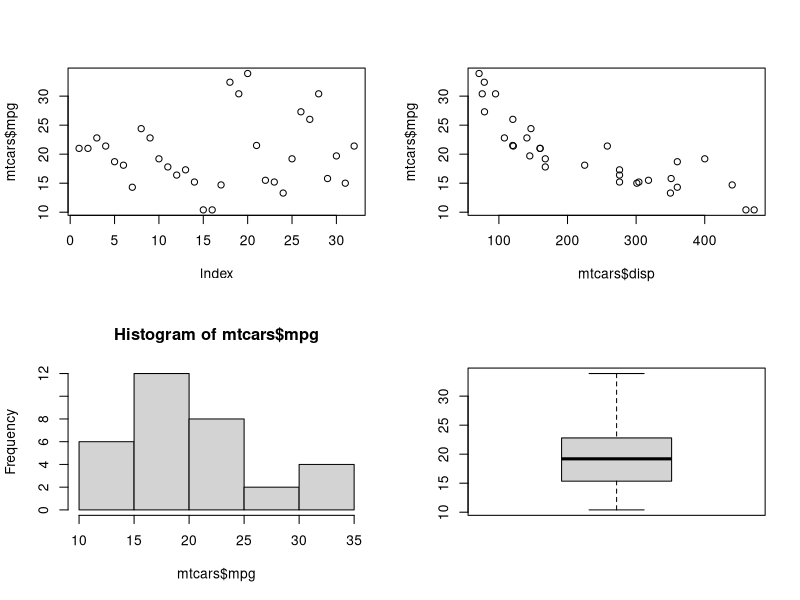
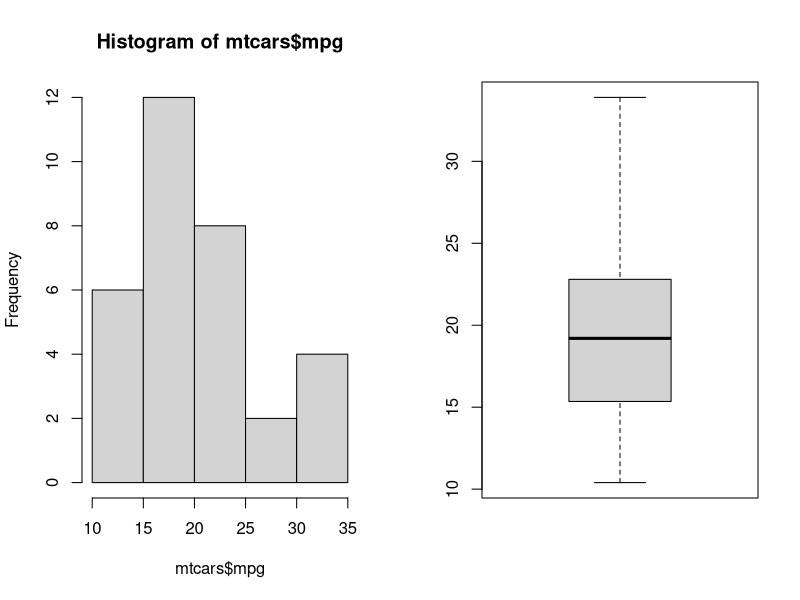
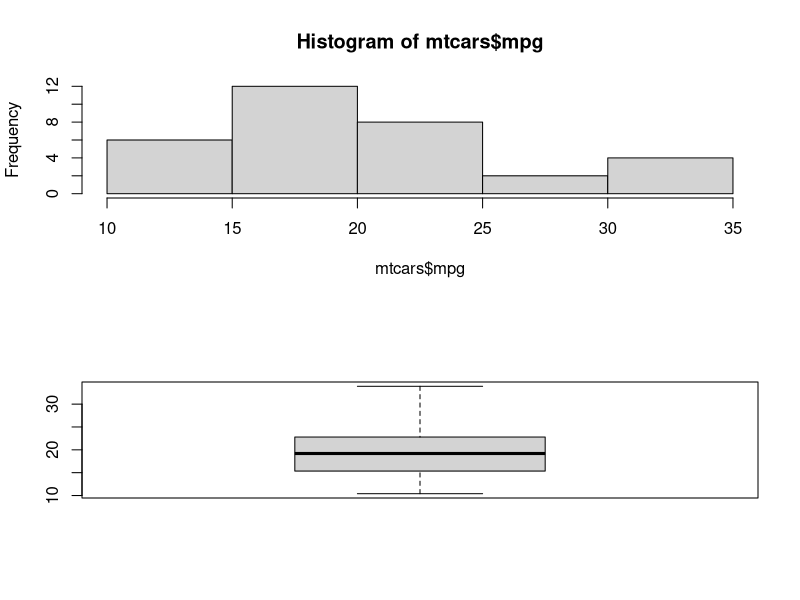
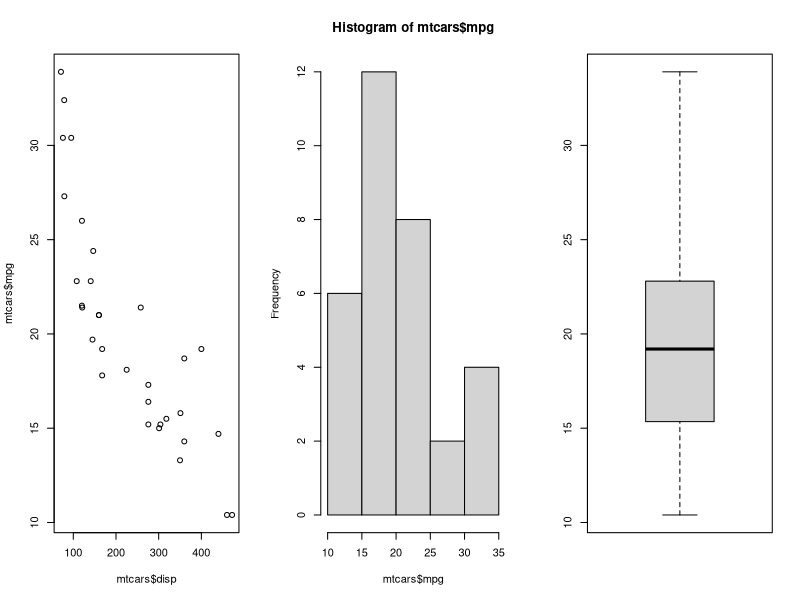
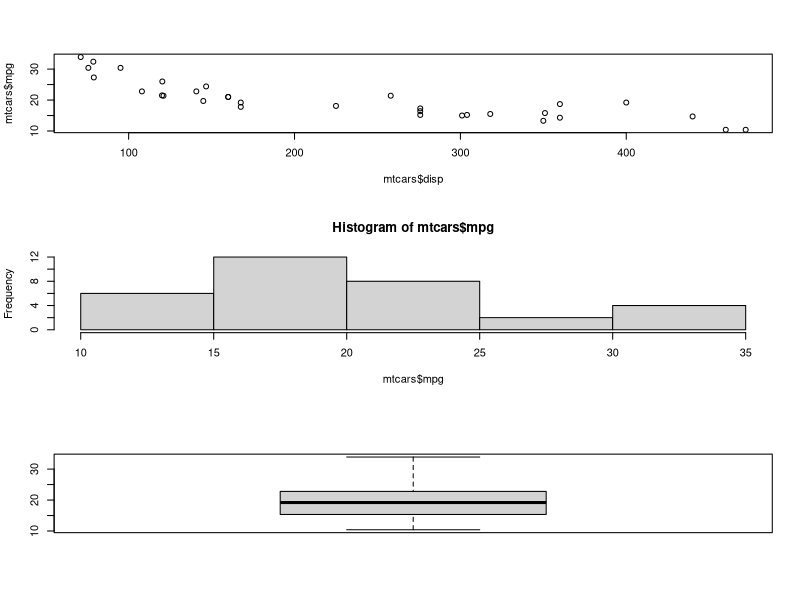
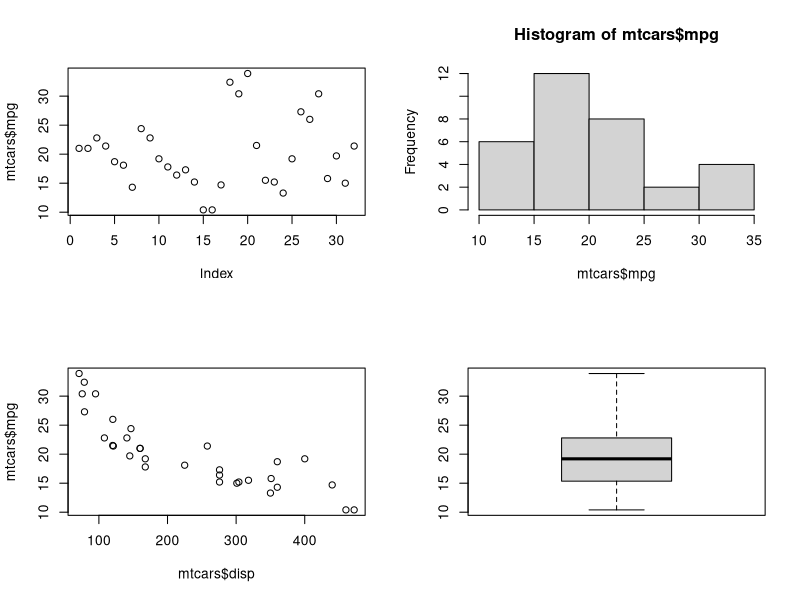
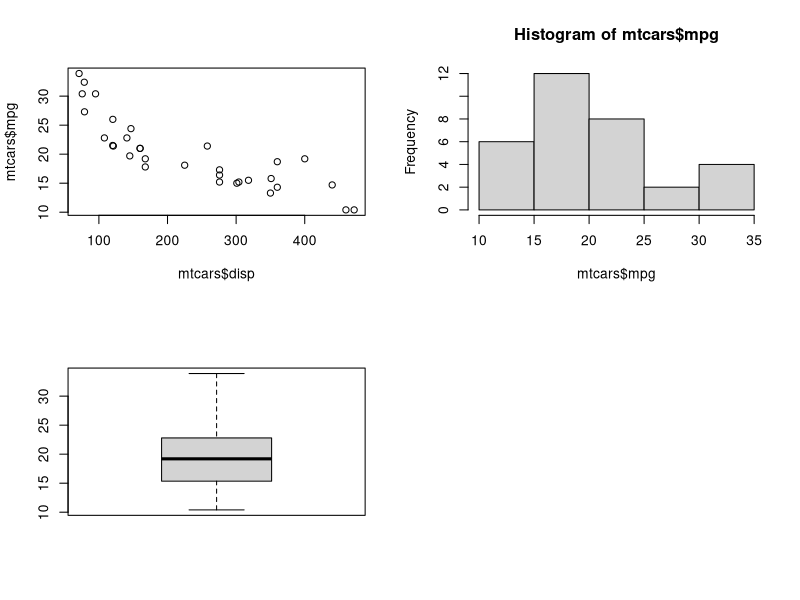
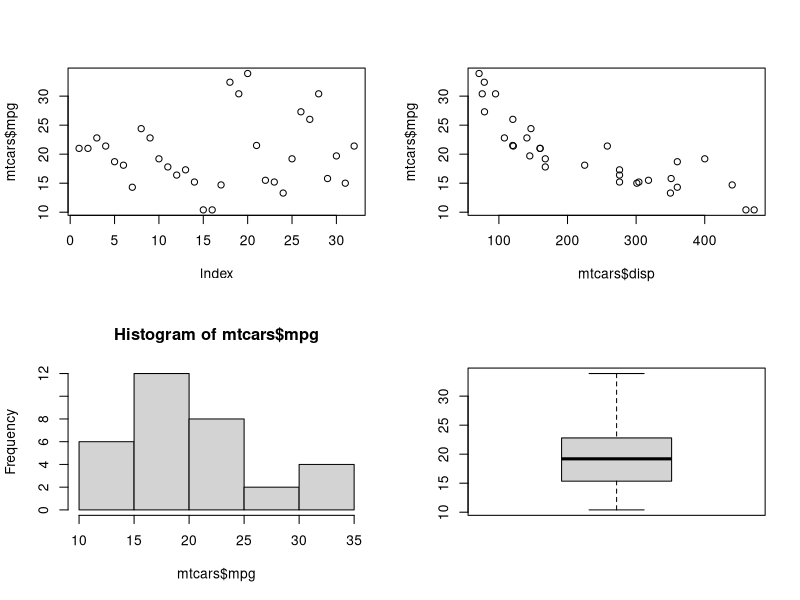

Write the R code that produced these figures, in order.
## ---- chunk 1
# store the current parameter settings in init
init <- par(no.readonly=TRUE)
 
# specify that 4 graphs to be combined and filled by rows
par(mfrow = c(2, 2))
 
# specify the graphs to be combined
plot(mtcars$mpg)
plot(mtcars$disp, mtcars$mpg)
hist(mtcars$mpg)
boxplot(mtcars$mpg)
 
# restore the setting stored in init
par(init)
## ---- chunk 2
# store the current parameter settings in init
init <- par(no.readonly=TRUE)
 
# specify that 2 graphs to be combined and filled by rows
par(mfrow = c(1, 2))
 
# specify the graphs to be combined
hist(mtcars$mpg)
boxplot(mtcars$mpg)
 
# restore the setting stored in init
par(init)
## ---- chunk 3
# store the current parameter settings in init
init <- par(no.readonly=TRUE)
 
# specify that 2 graphs to be combined and filled by rows
par(mfrow = c(2, 1))
 
# specify the graphs to be combined
hist(mtcars$mpg)
boxplot(mtcars$mpg)
 
# restore the setting stored in init
par(init)
## ---- chunk 4
# store the current parameter settings in init
init <- par(no.readonly=TRUE)
 
# specify that 3 graphs to be combined and filled by rows
par(mfrow = c(1, 3))
 
# specify the graphs to be combined
plot(mtcars$disp, mtcars$mpg)
hist(mtcars$mpg)
boxplot(mtcars$mpg)
 
# restore the setting stored in init
par(init)
## ---- chunk 5
# store the current parameter settings in init
init <- par(no.readonly=TRUE)
 
# specify that 3 graphs to be combined and filled by rows
par(mfrow = c(3, 1))
 
# specify the graphs to be combined
plot(mtcars$disp, mtcars$mpg)
hist(mtcars$mpg)
boxplot(mtcars$mpg)
 
# restore the setting stored in init
par(init)
## ---- chunk 6
# store the current parameter settings in init
init <- par(no.readonly=TRUE)
 
# specify that 4 graphs to be combined and filled by columns 
par(mfcol = c(2, 2))
 
# specify the graphs to be combined
plot(mtcars$mpg)
plot(mtcars$disp, mtcars$mpg)
hist(mtcars$mpg)
boxplot(mtcars$mpg)
 
# restore the setting stored in init
par(init)
## ---- chunk 7
# store the current parameter settings in init
init <- par(no.readonly=TRUE)
 
# specify that 4 graphs to be combined and filled by rows
par(mfrow = c(2, 2))
 
# specify the graphs to be combined
plot(mtcars$disp, mtcars$mpg)
hist(mtcars$mpg)
boxplot(mtcars$mpg)
 
# restore the setting stored in init
par(init)
## ---- chunk 8
# store the current parameter settings in init
init <- par(no.readonly=TRUE)
 
# specify that 4 graphs to be combined and filled by rows
par(mfrow = c(2, 2))
 
# specify the graphs to be combined
plot(mtcars$mpg)
plot(mtcars$disp, mtcars$mpg)
hist(mtcars$mpg)
boxplot(mtcars$mpg)
plot(mtcars$disp, mtcars$mpg)
boxplot(mtcars$mpg)

# restore the setting stored in init
par(init)
## ---- chunk 9
# specify the layout
# 4 plots to be combined in 2 row/ 2 columns and arranged by row
layout(matrix(c(1, 2, 3, 4), nrow = 2, byrow = TRUE))
 
# specify the 4 plots
plot(mtcars$disp, mtcars$mpg)
hist(mtcars$mpg)
boxplot(mtcars$mpg)
plot(mtcars$mpg)
## ---- chunk 10
# specify the layout
# 4 plots to be combined in 2 row/ 2 columns and filled by columns
layout(matrix(c(1, 2, 3, 4), nrow = 2, byrow = FALSE))
 
# specify the 4 plots
plot(mtcars$disp, mtcars$mpg)
hist(mtcars$mpg)
boxplot(mtcars$mpg)
plot(mtcars$mpg)
## ---- chunk 11
# 3 plots to be combined in 2 row/ 2 columns and arranged by row
layout(matrix(c(1, 1, 2, 3), nrow = 2, byrow = TRUE))
 
# specify the 3 plots
plot(mtcars$disp, mtcars$mpg)
hist(mtcars$mpg)
boxplot(mtcars$mpg)
## ---- chunk 12
# 3 plots to be combined in 2 row/ 2 columns and arranged by row
layout(matrix(c(1, 2, 3, 3), nrow = 2, byrow = TRUE))
 
# specify the 3 plots
hist(mtcars$mpg)
boxplot(mtcars$mpg)
plot(mtcars$disp, mtcars$mpg)
## ---- chunk 13
# 3 plots to be combined in 2 row/ 2 columns and arranged by columns
layout(matrix(c(1, 1, 2, 3), nrow = 2, byrow = FALSE))
 
# specify the 3 plots
hist(mtcars$mpg)
plot(mtcars$disp, mtcars$mpg)
boxplot(mtcars$mpg)
## ---- chunk 14
# 3 plots to be combined in 2 row/ 2 columns and arranged by columns
layout(matrix(c(1, 2, 3, 3), nrow = 2, byrow = FALSE))
 
# specify the 3 plots
boxplot(mtcars$mpg)
plot(mtcars$disp, mtcars$mpg)
hist(mtcars$mpg)
## ---- chunk 15
# 4 plots to be combined in 2 row/ 2 columns and arranged by columns
layout(matrix(c(1, 2, 3, 4), nrow = 2, byrow = TRUE), widths = c(1, 3))
 
# specify the plots
plot(mtcars$disp, mtcars$mpg)
hist(mtcars$mpg)
boxplot(mtcars$mpg)
plot(mtcars$mpg)
## ---- chunk 16
# 6 plots to be combined in 2 row/ 3 columns and filled by rows
layout(matrix(c(1, 2, 3, 4, 5, 6), nrow = 2, byrow = TRUE), widths = c(1, 2, 1))
 
# specify the plots
plot(mtcars$disp, mtcars$mpg)
hist(mtcars$mpg)
boxplot(mtcars$mpg)
plot(mtcars$mpg)
hist(mtcars$mpg)
boxplot(mtcars$mpg)
## ---- chunk 17
# 4 plots to be combined in 2 row/ 2 columns and filled by rows
layout(matrix(c(1, 2, 3, 4), nrow = 2, byrow = TRUE), heights= c(1, 2))
 
# specify the 4 plots
plot(mtcars$disp, mtcars$mpg)
hist(mtcars$mpg)
boxplot(mtcars$mpg)
plot(mtcars$mpg)
## ---- chunk 18
# 6 plots to be combined in 3 row/ 2 columns and arranged by rows
layout(matrix(c(1, 2, 3, 4, 5, 6), nrow = 3, byrow = TRUE), heights= c(1, 2, 1),
widths = c(2, 1))
 
# specify the 6 plots
plot(mtcars$disp, mtcars$mpg)
hist(mtcars$mpg)
boxplot(mtcars$mpg)
plot(mtcars$mpg)
hist(mtcars$mpg)
boxplot(mtcars$mpg)
